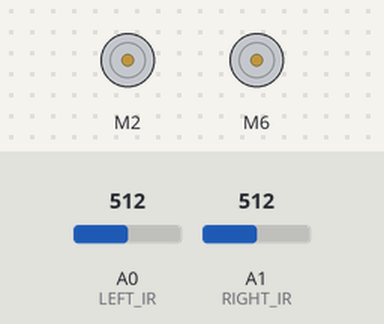
Bench run of a sketch on a simulated Arduino Uno, built with avr-gcc and run on an emulated ATmega328P. On the bench: 2 × DC motor (green arrow = forward, orange = backward, longer = faster). The inputs (shaded band) are chosen by the test bench; at power-on: A0 (LEFT_IR) = 512, A1 (RIGHT_IR) = 512.

Above: at 1.2 s.
1.3 s: A0 (LEFT_IR) set to 315
2.8 s: A0 (LEFT_IR) set to 289
At 4.1 s:
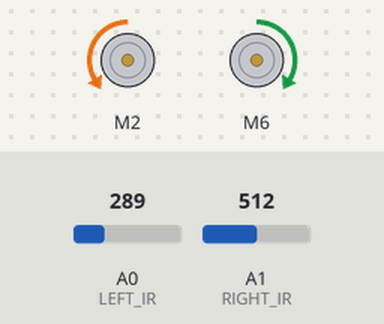
4.4 s: A1 (RIGHT_IR) set to 310
5.9 s: A1 (RIGHT_IR) set to 281
At 6.8 s:
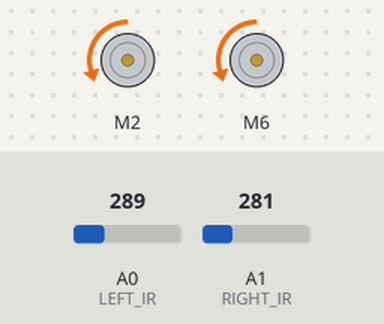
7.5 s: A0 (LEFT_IR) set to 306
At 8.8 s:
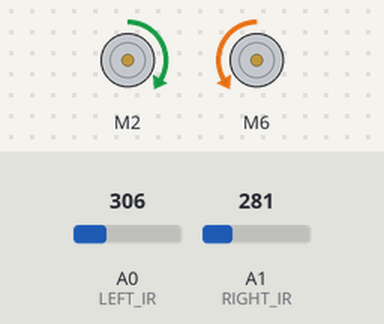
9.1 s: A0 (LEFT_IR) set to 290
At 10.1 s:
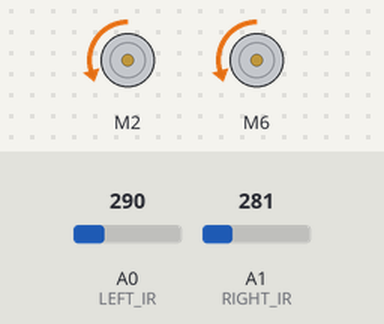
Timing chart, 0 to 11.7 s (numbered marks = the images above; inputs shaded):
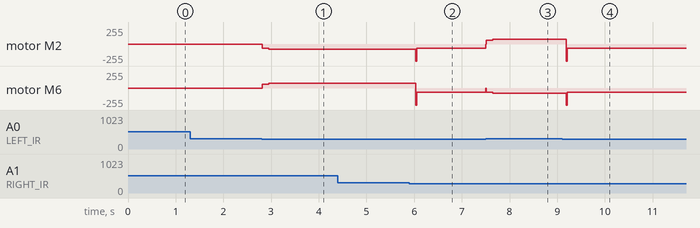

The sketch:

sketch_line_follower.ino
```cpp
/*
Library used: Adafruit Motor Shield library V1 version: 1.0.1
For this code to run as expected:
1.The centre to centre distance between the Line sensors should be 11 to 11.5 cm
2. The width of black tape should be 4.8 to 5 cm
3. The distance of the sensor LED from the flat ground surface should be 2 cm.
*/
#include <SparkFun_TB6612.h>
// MACROS for Debug print, while calibrating set its value to 1 else keep it 0
#define DEBUG_PRINT 0
// MACROS for Analog Input
#define LEFT_IR A0
#define RIGHT_IR A1
// MACROS to control the Robot
#define DETECT_LIMIT 300
#define FORWARD_SPEED 60
#define TURN_SHARP_SPEED 150
#define TURN_SLIGHT_SPEED 120
#define DELAY_AFTER_TURN 140
#define BEFORE_TURN_DELAY 10
// BO Motor control related data here
// Here motors are running using M3 and M4 of the shield and Left Motor is connected to M3 and Right Motor is connected to M4 using IC2 of the shield
#define AIN1 2
#define AIN2 4
#define PWMA 3
#define STBY 9
#define SPEED 100
#define BIN1 6
#define BIN2 7
#define PWMB 5
const int offsetA = -1;
const int offsetB = -1;
// variables to store the analog values
int left_value;
int right_value;
// Set the last direction to Stop
char lastDirection = 'S';
Motor leftMotor = Motor(AIN1, AIN2, PWMA, offsetA, STBY);
Motor rightMotor = Motor(BIN1, BIN2, PWMB, offsetB, STBY);
void setup() {
#if DEBUG_PRINT
  Serial.begin(9600);
#endif
  // Set the current speed of Left Motor to 0

  delay(40);  // delay of 40 ms
}
void loop() {
  left_value = analogRead(LEFT_IR);
  right_value = analogRead(RIGHT_IR);
#if DEBUG_PRINT
  // This is for debugging. To check the analog inputs the DETECT_LIMIT MACRO value 300 is set by analysing the debug prints
  Serial.print(left_value);
  Serial.print(",");
  Serial.print(right_value);
  Serial.print(",");
  Serial.print(lastDirection);
  Serial.write(10);
#endif
  // Right Sensor detects black line and left does not detect
  if (right_value >= DETECT_LIMIT && !(left_value >= DETECT_LIMIT)) {
    turnRight();
  }
  // Left Sensor detects black line and right does not detect
  else if ((left_value >= DETECT_LIMIT) && !(right_value >= DETECT_LIMIT)) {
    turnLeft();
  }
  // both sensors doesn't detect black line
  else if (!(left_value >= DETECT_LIMIT) && !(right_value >= DETECT_LIMIT)) {
    moveForward();
  }
  // both sensors detect black line
  else if ((left_value >= DETECT_LIMIT) && (right_value >= DETECT_LIMIT)) {
    stop();
  }
}
void moveForward() {
  if (lastDirection != 'F') {
    // To provide starting push to Robot when last direction was not forward
    forward(leftMotor,rightMotor,255);
    lastDirection = 'F';
    delay(20);
  } else {
    // If the last direction was forward
    forward(leftMotor,rightMotor,FORWARD_SPEED);
  }
}
void stop() {
  if (lastDirection != 'S') {
    // When stop is detected move further one time to check if its actual stop or not, needed when the robot turns
    forward(leftMotor,rightMotor,255);
    lastDirection = 'S';
    delay(40);
  } else {
    // When stop is detected next time then stop the Robot
    brake(leftMotor,rightMotor);
    lastDirection = 'S';
  }
}
void turnRight(void) {
  // If first time Right Turn is taken
  if (lastDirection != 'R') {
    lastDirection = 'R';
    // Stop the motor for some time
    brake(leftMotor,rightMotor);
    delay(BEFORE_TURN_DELAY);
    // take Slight Right turn
    right(leftMotor,rightMotor,TURN_SLIGHT_SPEED);
  } else {
    // take sharp Right turn
    right(leftMotor,rightMotor,TURN_SHARP_SPEED);
  }
  delay(DELAY_AFTER_TURN);
}
void turnLeft() {
  // If first time Left Turn is taken
  if (lastDirection != 'L') {
    lastDirection = 'L';
    // Stop the motor for some time
    brake(leftMotor,rightMotor);
    delay(BEFORE_TURN_DELAY);
    // take slight Left turn
    left(leftMotor,rightMotor,TURN_SLIGHT_SPEED);
  } else {
    // take sharp Left turn
    left(leftMotor,rightMotor,TURN_SHARP_SPEED);
  }
  delay(DELAY_AFTER_TURN);
}
```

Measured:
- the behaviour switches between 300 and 299 on A0 (LEFT_IR) (found by bisection; images 0 and 1)
- the behaviour switches between 300 and 299 on A1 (RIGHT_IR) (found by bisection; images 1 and 2)
- after the input at 1.3 s, every drawn part: stays the same
- after the input at 2.8 s, motor M2: stopped → backward 60/255 at once, → backward 75/255 0.14 s later; motor M6: stopped → forward 60/255 at once, → forward 75/255 0.14 s later
- after the input at 4.4 s, every drawn part: stays the same
- after the input at 5.9 s, motor M2: backward 75/255 → backward 60/255 after 0.14 s; motor M6: forward 75/255 → backward 60/255 after 0.14 s
- after the input at 7.5 s, motor M2: backward 60/255 → forward 60/255 at once, → forward 75/255 0.15 s later; motor M6: backward 60/255 → backward 75/255 after 0.15 s
- after the input at 9.1 s, motor M2: forward 75/255 → backward 60/255 after 0.09 s; motor M6: backward 75/255 → backward 60/255 after 0.09 s
